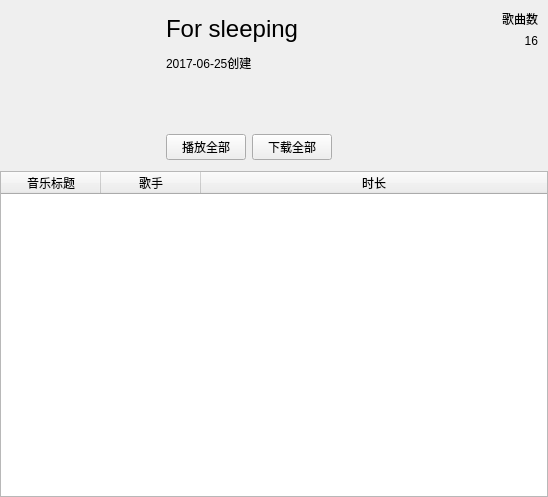
<?xml version="1.0" encoding="UTF-8"?>
<ui version="4.0">
 <class>UserMusicWidget</class>
 <widget class="QWidget" name="UserMusicWidget">
  <property name="geometry">
   <rect>
    <x>0</x>
    <y>0</y>
    <width>548</width>
    <height>497</height>
   </rect>
  </property>
  <property name="mouseTracking">
   <bool>true</bool>
  </property>
  <property name="windowTitle">
   <string>Form</string>
  </property>
  <layout class="QVBoxLayout" name="verticalLayout_3" stretch="0,1">
   <property name="leftMargin">
    <number>0</number>
   </property>
   <property name="topMargin">
    <number>0</number>
   </property>
   <property name="rightMargin">
    <number>0</number>
   </property>
   <property name="bottomMargin">
    <number>0</number>
   </property>
   <item>
    <layout class="QHBoxLayout" name="horizontalLayout_3">
     <property name="leftMargin">
      <number>10</number>
     </property>
     <property name="topMargin">
      <number>10</number>
     </property>
     <property name="rightMargin">
      <number>10</number>
     </property>
     <property name="bottomMargin">
      <number>5</number>
     </property>
     <item>
      <widget class="QLabel" name="picture">
       <property name="minimumSize">
        <size>
         <width>150</width>
         <height>150</height>
        </size>
       </property>
       <property name="maximumSize">
        <size>
         <width>150</width>
         <height>150</height>
        </size>
       </property>
       <property name="text">
        <string/>
       </property>
      </widget>
     </item>
     <item>
      <layout class="QVBoxLayout" name="verticalLayout_2" stretch="0,0,1,0">
       <item>
        <layout class="QHBoxLayout" name="horizontalLayout_2">
         <item>
          <widget class="QLabel" name="nameLbl">
           <property name="font">
            <font>
             <pointsize>18</pointsize>
            </font>
           </property>
           <property name="text">
            <string>For sleeping</string>
           </property>
          </widget>
         </item>
         <item>
          <spacer name="horizontalSpacer">
           <property name="orientation">
            <enum>Qt::Horizontal</enum>
           </property>
           <property name="sizeHint" stdset="0">
            <size>
             <width>40</width>
             <height>20</height>
            </size>
           </property>
          </spacer>
         </item>
         <item>
          <layout class="QVBoxLayout" name="verticalLayout">
           <item>
            <widget class="QLabel" name="label_7">
             <property name="text">
              <string>歌曲数</string>
             </property>
            </widget>
           </item>
           <item>
            <widget class="QLabel" name="numLbl">
             <property name="text">
              <string>16</string>
             </property>
             <property name="alignment">
              <set>Qt::AlignRight|Qt::AlignTrailing|Qt::AlignVCenter</set>
             </property>
            </widget>
           </item>
          </layout>
         </item>
        </layout>
       </item>
       <item>
        <widget class="QLabel" name="createTime">
         <property name="text">
          <string>2017-06-25创建</string>
         </property>
        </widget>
       </item>
       <item>
        <layout class="QVBoxLayout" name="verticalLayout_4">
         <item>
          <spacer name="verticalSpacer">
           <property name="orientation">
            <enum>Qt::Vertical</enum>
           </property>
           <property name="sizeHint" stdset="0">
            <size>
             <width>20</width>
             <height>40</height>
            </size>
           </property>
          </spacer>
         </item>
        </layout>
       </item>
       <item>
        <layout class="QHBoxLayout" name="horizontalLayout">
         <item>
          <widget class="QPushButton" name="playAllBtn">
           <property name="text">
            <string>播放全部</string>
           </property>
          </widget>
         </item>
         <item>
          <widget class="QPushButton" name="downloadAllBtn">
           <property name="text">
            <string>下载全部</string>
           </property>
          </widget>
         </item>
         <item>
          <spacer name="horizontalSpacer_2">
           <property name="orientation">
            <enum>Qt::Horizontal</enum>
           </property>
           <property name="sizeHint" stdset="0">
            <size>
             <width>40</width>
             <height>20</height>
            </size>
           </property>
          </spacer>
         </item>
        </layout>
       </item>
      </layout>
     </item>
    </layout>
   </item>
   <item>
    <widget class="MusicTableWidget" name="tableWidget">
     <attribute name="horizontalHeaderStretchLastSection">
      <bool>true</bool>
     </attribute>
     <column>
      <property name="text">
       <string>音乐标题</string>
      </property>
     </column>
     <column>
      <property name="text">
       <string>歌手</string>
      </property>
     </column>
     <column>
      <property name="text">
       <string>时长</string>
      </property>
     </column>
    </widget>
   </item>
  </layout>
 </widget>
 <customwidgets>
  <customwidget>
   <class>MusicTableWidget</class>
   <extends>QTableWidget</extends>
   <header location="global">musictablewidget.h</header>
  </customwidget>
 </customwidgets>
 <resources/>
 <connections/>
</ui>
